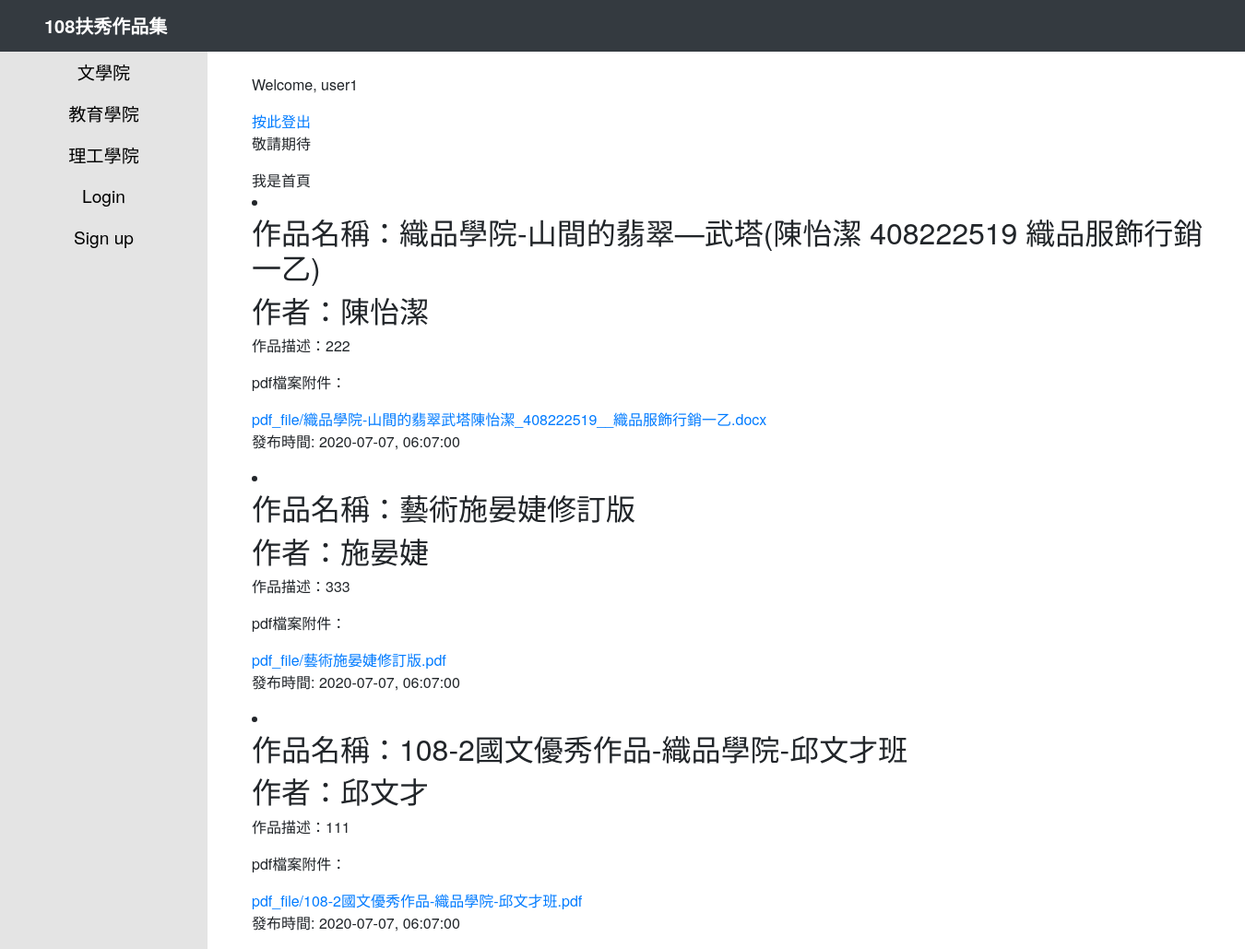
Screenshot of / (signed in) with the database file from the repository.
### users/models.py (models this page shows, shortened)
class User(AbstractBaseUser):
	username = models.CharField(max_length=40, unique=True)
	fullName = models.CharField(verbose_name='中文全名', max_length=200)
	department = models.CharField(verbose_name='系所', max_length=200)
	is_active = models.BooleanField(verbose_name='啟用', default=True)
	is_admin = models.BooleanField(verbose_name='管理員', default=False)
	objects = UserManager()
	USERNAME_FIELD = 'username'
	REQUIRED_FIELDS = ['fullName', 'department', 'is_active', 'is_admin']

### portfolios/models.py (models this page shows, shortened)
class Work(models.Model):
	title = models.CharField(max_length=200)
	author = models.CharField(max_length=200)
	work_college = models.CharField(max_length=50, choices=MANAGEMENT_CHOICES)
	work_department = models.CharField(max_length=200)
	description = models.TextField()
	pdf_file = models.FileField(upload_to='pdf_file', blank=True)
	video_url = models.URLField(max_length=200, blank=True)
	created_date = models.DateTimeField(default=timezone.now)
	class Meta:
		ordering = ('-created_date',)

### Portfolio_Voting/views.py (the view)
# urls.py: path('', views.index, name='index'),
def index(request):
	work_list = Work.objects.all()
	return render(request, 'index.html', {'work_list': work_list})

### templates/index.html
{% extends "layout/base.html" %}
{% load static %}
{% block content %}
	{% if request.user.is_admin %}
		<p>Welcome, {{ user.username }}</p>
	{% elif request.user.is_active %}
		<p>Welcome, {{ user.username }}</p>
		<a href="{% url 'users:logout' %}">按此登出</a><br>
		<p>敬請期待</p>
	{% else %}
		<p>登入後，即可投票/查看作品集</p>
	{% endif %}
    我是首頁
	{% for work in work_list %}
	<li>
		<h2>作品名稱：{{ work.title }}</h2>
		<h2>作者：{{ work.author }}</h2>
		<p>作品描述：{{ work.description }}</p>
		{% if work.pdf_file %}
			<p>pdf檔案附件：</p><a href="{{ work.pdf_file.url }}">{{ work.pdf_file }}</a>
		{% elif work.video_url %}
			<p>youtube檔案連結：</p><a href="{{ work.video_url.url }}">{{ work.video_url }}</a>
		{% endif %}
		<p>發布時間: {{ work.created_date | date:"Y-m-d, h:m:s" }}</p>
	</li>
	{% endfor %}
{% endblock %}

### static/css/style.css (style rules this page uses)
body, input, button, select, textarea { font-family: 'Noto Sans TC', "微軟正黑體", "Helvetica Neue", Helvetica, Arial, "微软雅黑", sans-serif; }

### rows the page displays
User: username "user1"
Work: title "織品學院-山間的翡翠—武塔(陳怡潔 408222519 織品服飾行銷一乙)", author "陳怡潔", description "222", pdf_file "pdf_file/織品學院-山間的翡翠武塔陳怡潔_408222519__織品服飾行銷一乙.docx", created_date "2020-07-07, 06:07:00"
Work: title "藝術施晏婕修訂版", author "施晏婕", description "333", pdf_file "pdf_file/藝術施晏婕修訂版.pdf", created_date "2020-07-07, 06:07:00"
Work: title "108-2國文優秀作品-織品學院-邱文才班", author "邱文才", description "111", pdf_file "pdf_file/108-2國文優秀作品-織品學院-邱文才班.pdf", created_date "2020-07-07, 06:07:00"
